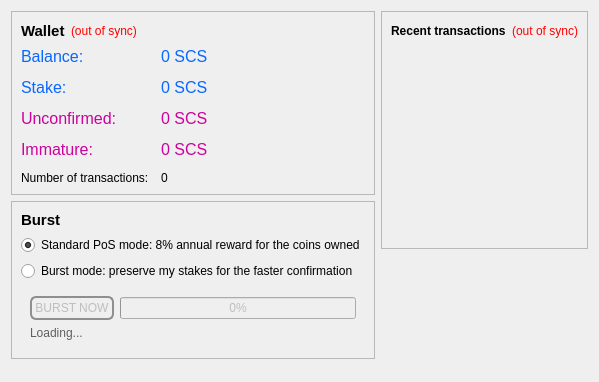
<?xml version="1.0" encoding="UTF-8"?>
<ui version="4.0">
 <class>OverviewPage</class>
 <widget class="QWidget" name="OverviewPage">
  <property name="geometry">
   <rect>
    <x>0</x>
    <y>0</y>
    <width>573</width>
    <height>382</height>
   </rect>
  </property>
  <property name="windowTitle">
   <string>Form</string>
  </property>
  <property name="autoFillBackground">
   <bool>false</bool>
  </property>
  <property name="styleSheet">
   <string notr="true"/>
  </property>
  <layout class="QHBoxLayout" name="horizontalLayout" stretch="1,1">
   <item>
    <layout class="QVBoxLayout" name="verticalLayout_2">
     <item>
      <widget class="QFrame" name="frame">
       <property name="frameShape">
        <enum>QFrame::StyledPanel</enum>
       </property>
       <property name="frameShadow">
        <enum>QFrame::Plain</enum>
       </property>
       <layout class="QVBoxLayout" name="verticalLayout_4">
        <item>
         <layout class="QHBoxLayout" name="horizontalLayout_4">
          <item>
           <widget class="QLabel" name="label_5">
            <property name="font">
             <font>
              <pointsize>11</pointsize>
              <weight>75</weight>
              <bold>true</bold>
             </font>
            </property>
            <property name="text">
             <string>Wallet</string>
            </property>
           </widget>
          </item>
          <item>
           <widget class="QLabel" name="labelWalletStatus">
            <property name="toolTip">
             <string>The displayed information may be out of date. Your wallet automatically synchronizes with the Scash network after a connection is established, but this process has not completed yet.</string>
            </property>
            <property name="styleSheet">
             <string notr="true">QLabel { color: red; }</string>
            </property>
            <property name="text">
             <string notr="true">(out of sync)</string>
            </property>
            <property name="alignment">
             <set>Qt::AlignLeading|Qt::AlignLeft|Qt::AlignVCenter</set>
            </property>
           </widget>
          </item>
          <item>
           <spacer name="horizontalSpacer_2">
            <property name="orientation">
             <enum>Qt::Horizontal</enum>
            </property>
            <property name="sizeHint" stdset="0">
             <size>
              <width>40</width>
              <height>20</height>
             </size>
            </property>
           </spacer>
          </item>
         </layout>
        </item>
        <item>
         <layout class="QFormLayout" name="formLayout_2">
          <property name="fieldGrowthPolicy">
           <enum>QFormLayout::AllNonFixedFieldsGrow</enum>
          </property>
          <property name="horizontalSpacing">
           <number>12</number>
          </property>
          <property name="verticalSpacing">
           <number>12</number>
          </property>
          <item row="0" column="0">
           <widget class="QLabel" name="label">
            <property name="font">
             <font>
              <pointsize>12</pointsize>
             </font>
            </property>
            <property name="styleSheet">
             <string notr="true">color: rgb(8, 103, 255)</string>
            </property>
            <property name="text">
             <string>Balance:</string>
            </property>
           </widget>
          </item>
          <item row="0" column="1">
           <widget class="QLabel" name="labelBalance">
            <property name="font">
             <font>
              <pointsize>12</pointsize>
              <weight>50</weight>
              <bold>false</bold>
             </font>
            </property>
            <property name="cursor">
             <cursorShape>IBeamCursor</cursorShape>
            </property>
            <property name="toolTip">
             <string>Your current balance</string>
            </property>
            <property name="styleSheet">
             <string notr="true">color: rgb(8, 103, 255)</string>
            </property>
            <property name="text">
             <string notr="true">0 SCS</string>
            </property>
            <property name="textInteractionFlags">
             <set>Qt::LinksAccessibleByMouse|Qt::TextSelectableByKeyboard|Qt::TextSelectableByMouse</set>
            </property>
           </widget>
          </item>
          <item row="1" column="0">
           <widget class="QLabel" name="label_6">
            <property name="font">
             <font>
              <pointsize>12</pointsize>
             </font>
            </property>
            <property name="styleSheet">
             <string notr="true">color: rgb(8, 103, 255)</string>
            </property>
            <property name="text">
             <string>Stake:</string>
            </property>
           </widget>
          </item>
          <item row="1" column="1">
           <widget class="QLabel" name="labelStake">
            <property name="font">
             <font>
              <pointsize>12</pointsize>
              <weight>50</weight>
              <bold>false</bold>
             </font>
            </property>
            <property name="cursor">
             <cursorShape>IBeamCursor</cursorShape>
            </property>
            <property name="toolTip">
             <string>Total of coins that was staked, and do not yet count toward the current balance</string>
            </property>
            <property name="styleSheet">
             <string notr="true">color: rgb(8, 103, 255)</string>
            </property>
            <property name="text">
             <string notr="true">0 SCS</string>
            </property>
            <property name="textInteractionFlags">
             <set>Qt::LinksAccessibleByMouse|Qt::TextSelectableByKeyboard|Qt::TextSelectableByMouse</set>
            </property>
           </widget>
          </item>
          <item row="2" column="0">
           <widget class="QLabel" name="label_3">
            <property name="font">
             <font>
              <pointsize>12</pointsize>
             </font>
            </property>
            <property name="styleSheet">
             <string notr="true">color: rgb(203, 2, 156)</string>
            </property>
            <property name="text">
             <string>Unconfirmed:</string>
            </property>
           </widget>
          </item>
          <item row="2" column="1">
           <widget class="QLabel" name="labelUnconfirmed">
            <property name="font">
             <font>
              <pointsize>12</pointsize>
              <weight>50</weight>
              <bold>false</bold>
             </font>
            </property>
            <property name="cursor">
             <cursorShape>IBeamCursor</cursorShape>
            </property>
            <property name="toolTip">
             <string>Total of transactions that have yet to be confirmed, and do not yet count toward the current balance</string>
            </property>
            <property name="styleSheet">
             <string notr="true">color: rgb(203, 2, 156)</string>
            </property>
            <property name="text">
             <string notr="true">0 SCS</string>
            </property>
            <property name="textInteractionFlags">
             <set>Qt::LinksAccessibleByMouse|Qt::TextSelectableByKeyboard|Qt::TextSelectableByMouse</set>
            </property>
           </widget>
          </item>
          <item row="3" column="0">
           <widget class="QLabel" name="labelImmatureText">
            <property name="font">
             <font>
              <pointsize>12</pointsize>
             </font>
            </property>
            <property name="styleSheet">
             <string notr="true">color: rgb(203, 2, 156)</string>
            </property>
            <property name="text">
             <string>Immature:</string>
            </property>
           </widget>
          </item>
          <item row="3" column="1">
           <widget class="QLabel" name="labelImmature">
            <property name="font">
             <font>
              <pointsize>12</pointsize>
              <weight>50</weight>
              <bold>false</bold>
             </font>
            </property>
            <property name="toolTip">
             <string>Mined balance that has not yet matured</string>
            </property>
            <property name="styleSheet">
             <string notr="true">color: rgb(203, 2, 156)</string>
            </property>
            <property name="text">
             <string notr="true">0 SCS</string>
            </property>
            <property name="textInteractionFlags">
             <set>Qt::LinksAccessibleByMouse|Qt::TextSelectableByKeyboard|Qt::TextSelectableByMouse</set>
            </property>
           </widget>
          </item>
          <item row="4" column="0">
           <widget class="QLabel" name="label_2">
            <property name="text">
             <string>Number of transactions:</string>
            </property>
           </widget>
          </item>
          <item row="4" column="1">
           <widget class="QLabel" name="labelNumTransactions">
            <property name="toolTip">
             <string>Total number of transactions in wallet</string>
            </property>
            <property name="text">
             <string notr="true">0</string>
            </property>
           </widget>
          </item>
         </layout>
        </item>
       </layout>
      </widget>
     </item>
     <item>
      <widget class="QFrame" name="frame_3">
       <property name="frameShape">
        <enum>QFrame::StyledPanel</enum>
       </property>
       <property name="frameShadow">
        <enum>QFrame::Plain</enum>
       </property>
       <layout class="QVBoxLayout" name="verticalLayout_6">
        <item>
         <layout class="QVBoxLayout" name="verticalLayout_5">
          <item>
           <widget class="QLabel" name="label_7">
            <property name="font">
             <font>
              <pointsize>11</pointsize>
              <weight>75</weight>
              <bold>true</bold>
             </font>
            </property>
            <property name="text">
             <string>Burst</string>
            </property>
           </widget>
          </item>
          <item>
           <widget class="QRadioButton" name="radioPoS">
            <property name="toolTip">
             <string>Receive PoS stakes regular way</string>
            </property>
            <property name="text">
             <string>Standard PoS mode: 8% annual reward for the coins owned</string>
            </property>
            <property name="checked">
             <bool>true</bool>
            </property>
           </widget>
          </item>
          <item>
           <widget class="QRadioButton" name="radioBurst">
            <property name="toolTip">
             <string>Collected stakes will be published by pressing BURST button to accelerate transactions over the network.</string>
            </property>
            <property name="text">
             <string>Burst mode: preserve my stakes for the faster confirmation</string>
            </property>
           </widget>
          </item>
          <item>
           <widget class="QFrame" name="frame_4">
            <property name="sizePolicy">
             <sizepolicy hsizetype="Preferred" vsizetype="Minimum">
              <horstretch>0</horstretch>
              <verstretch>0</verstretch>
             </sizepolicy>
            </property>
            <property name="styleSheet">
             <string notr="true"/>
            </property>
            <property name="frameShape">
             <enum>QFrame::NoFrame</enum>
            </property>
            <property name="frameShadow">
             <enum>QFrame::Plain</enum>
            </property>
            <layout class="QVBoxLayout" name="verticalLayout_8">
             <property name="sizeConstraint">
              <enum>QLayout::SetDefaultConstraint</enum>
             </property>
             <item>
              <layout class="QHBoxLayout" name="horizontalLayout_3">
               <property name="bottomMargin">
                <number>0</number>
               </property>
               <item>
                <widget class="QPushButton" name="buttonBurstNow">
                 <property name="enabled">
                  <bool>false</bool>
                 </property>
                 <property name="toolTip">
                  <string>Make confirmations faster!</string>
                 </property>
                 <property name="styleSheet">
                  <string notr="true">border: 2px solid #8f8f91;
min-width: 80px;
min-height: 20px;
border-radius: 6px;
background-color: qlineargradient(x1: 0, y1: 0, x2: 0, y2: 1,
                                      stop: 0 #f6f7fa, stop: 1 #dadbde);</string>
                 </property>
                 <property name="text">
                  <string>BURST NOW</string>
                 </property>
                </widget>
               </item>
               <item>
                <widget class="QProgressBar" name="progressBarBurst">
                 <property name="enabled">
                  <bool>false</bool>
                 </property>
                 <property name="value">
                  <number>0</number>
                 </property>
                </widget>
               </item>
              </layout>
             </item>
             <item>
              <widget class="QLabel" name="labelBurstState">
               <property name="styleSheet">
                <string notr="true">color: rgb(94, 94, 94)</string>
               </property>
               <property name="text">
                <string>Loading...</string>
               </property>
              </widget>
             </item>
            </layout>
           </widget>
          </item>
         </layout>
        </item>
       </layout>
      </widget>
     </item>
     <item>
      <spacer name="verticalSpacer">
       <property name="orientation">
        <enum>Qt::Vertical</enum>
       </property>
       <property name="sizeType">
        <enum>QSizePolicy::Maximum</enum>
       </property>
       <property name="sizeHint" stdset="0">
        <size>
         <width>20</width>
         <height>40</height>
        </size>
       </property>
      </spacer>
     </item>
    </layout>
   </item>
   <item>
    <layout class="QVBoxLayout" name="verticalLayout_3">
     <item>
      <widget class="QFrame" name="frame_2">
       <property name="frameShape">
        <enum>QFrame::StyledPanel</enum>
       </property>
       <property name="frameShadow">
        <enum>QFrame::Plain</enum>
       </property>
       <layout class="QVBoxLayout" name="verticalLayout">
        <item>
         <layout class="QHBoxLayout" name="horizontalLayout_2">
          <item>
           <widget class="QLabel" name="label_4">
            <property name="text">
             <string>&lt;b&gt;Recent transactions&lt;/b&gt;</string>
            </property>
           </widget>
          </item>
          <item>
           <widget class="QLabel" name="labelTransactionsStatus">
            <property name="toolTip">
             <string>The displayed information may be out of date. Your wallet automatically synchronizes with the Scash network after a connection is established, but this process has not completed yet.</string>
            </property>
            <property name="styleSheet">
             <string notr="true">QLabel { color: red; }</string>
            </property>
            <property name="text">
             <string notr="true">(out of sync)</string>
            </property>
            <property name="alignment">
             <set>Qt::AlignRight|Qt::AlignTrailing|Qt::AlignVCenter</set>
            </property>
           </widget>
          </item>
          <item>
           <spacer name="horizontalSpacer">
            <property name="orientation">
             <enum>Qt::Horizontal</enum>
            </property>
            <property name="sizeHint" stdset="0">
             <size>
              <width>40</width>
              <height>20</height>
             </size>
            </property>
           </spacer>
          </item>
         </layout>
        </item>
        <item>
         <widget class="QListView" name="listTransactions">
          <property name="styleSheet">
           <string notr="true">QListView { background: transparent; }</string>
          </property>
          <property name="frameShape">
           <enum>QFrame::NoFrame</enum>
          </property>
          <property name="verticalScrollBarPolicy">
           <enum>Qt::ScrollBarAlwaysOff</enum>
          </property>
          <property name="horizontalScrollBarPolicy">
           <enum>Qt::ScrollBarAlwaysOff</enum>
          </property>
          <property name="selectionMode">
           <enum>QAbstractItemView::NoSelection</enum>
          </property>
         </widget>
        </item>
       </layout>
      </widget>
     </item>
     <item>
      <spacer name="verticalSpacer_2">
       <property name="orientation">
        <enum>Qt::Vertical</enum>
       </property>
       <property name="sizeHint" stdset="0">
        <size>
         <width>20</width>
         <height>40</height>
        </size>
       </property>
      </spacer>
     </item>
    </layout>
   </item>
  </layout>
 </widget>
 <resources/>
 <connections/>
</ui>
